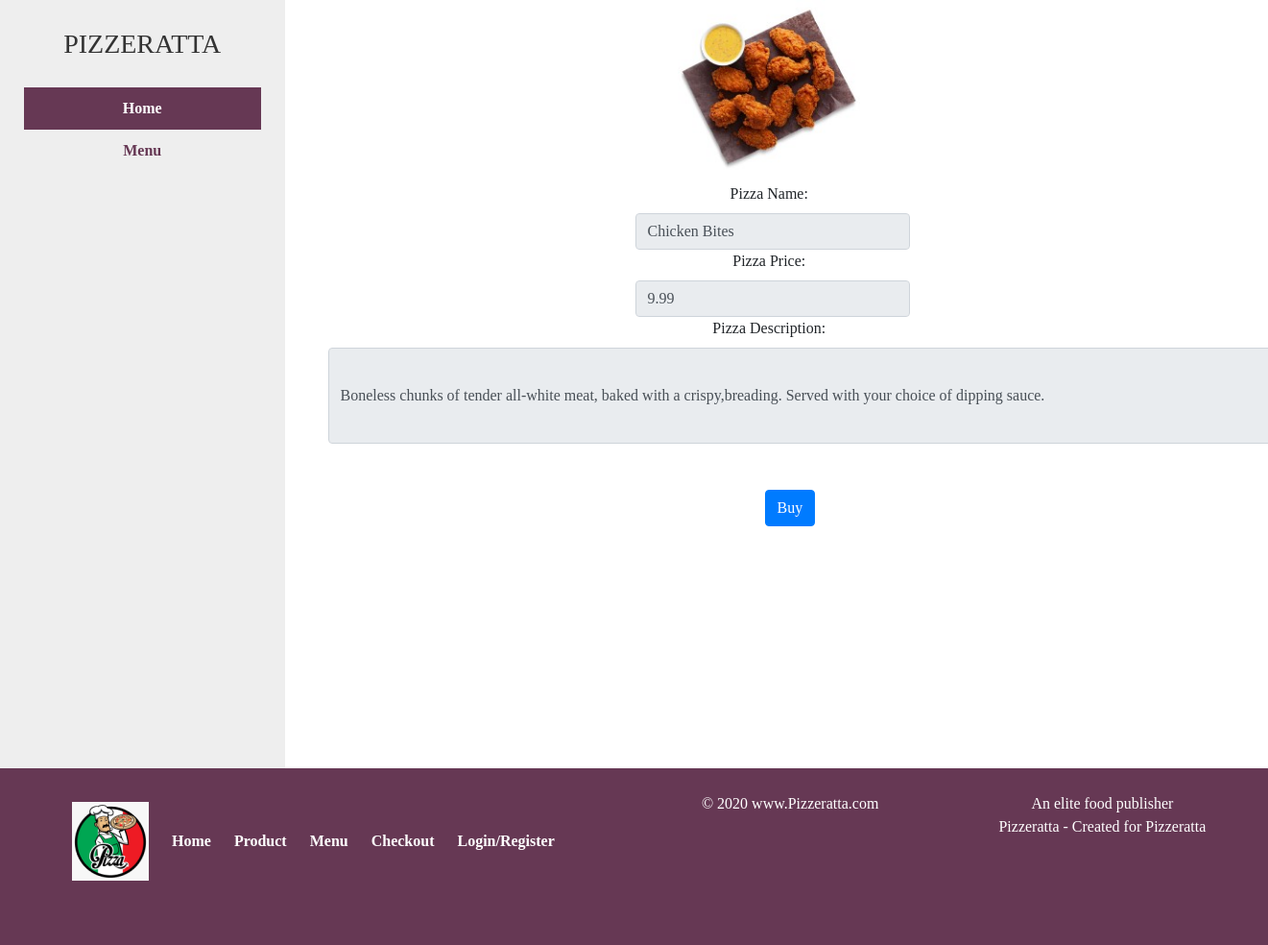
Page /detail.php?id=14 on the committed database.
### tables this page shows
CREATE TABLE `products` (
  `id` int(30) NOT NULL,
  `product_name` varchar(50) NOT NULL,
  `price` double NOT NULL,
  `description` varchar(400) NOT NULL,
  `image` varchar(30) NOT NULL
);

### detail.php (the view, shortened to what this page needs)
<!DOCTYPE html>
<?php
    require('mysqli_connect.php');
	if(isset($_GET['id'])) {
		$pid = '';
        $pizza_name = '';
        $pizza_price = '';
        $pizza_img = '';
        $pizza_desc= '';
		$pid = $_GET['id'];
        $q = "SELECT * FROM store.products WHERE id = $pid";
		$r = mysqli_query($dbc, $q);
		$db_form_query_results = mysqli_fetch_array($r);
		$pizza_name = $db_form_query_results['product_name'];
		$pizza_price = $db_form_query_results['price'];
        $pizza_desc = $db_form_query_results['description'];
		$pizza_img = $db_form_query_results['image'];
	}
 ?>
<html>
<head>
    <link href="style/bootstrap.min.css" rel="stylesheet">
    <link type="text/css" rel="stylesheet" href="style/main.css" />
</head>
<body>
    <main class="container1" style="max-width:100%; width:100%;">
        <div class="row w-100">
            <div class="col-md-3">
               <header>
            <A href="index.php" class="logo">PIZZERATTA</A>
            <section class="nav mt-4">
                <nav class="w-100">
                    <ul>
                        <li class="active"><a href="index.php">Home</a></li>
                        <li><a href="store.php">Menu</a></li>
                    </ul>
                </nav>
            </section>
        </header>
                 </div>
            <div class="col-md-9">
               <main class="middle">
        <div class=" text-center">
            <div class='img_disp' style=" height: 20%; width: 100%; ">
                <img src="<?php echo $pizza_img; ?>" style=" height: 20%; width: 20%;">
            </div>
            <label class="control-label col-sm-4" >Pizza Name:</label>
            <div class="col-sm-4">
                <input type="text" style="margin-left:320px;" class="form-control" value="<?php echo $pizza_name; ?>" disabled="disabled">
            </div>
            <div>
                <label class="control-label col-sm-4">Pizza Price:</label>
                <div class="col-sm-4">
                    <input type="text" style="margin-left:320px;" class="form-control" value="<?php echo $pizza_price; ?>" disabled="disabled">
                </div>
                <div>
                    <label class="control-label col-sm-4">Pizza Description:</label>
                    <div class="col-sm-10">
                        <input type="text" style="height:100px;width:1000px" class="form-control" value="<?php echo $pizza_desc; ?>" disabled="disabled">
                    </div>
                </div>
            </div>
            <br>
            <div class='confirmation col-sm-12'>
                <br>
                <div class='form'>
                    <form class="form-horizontal" action='checkout.php?id="<?php echo $pid; ?>"' method='post' value="<?php echo $pid; ?>">
                        <div class="form-group">
                            <div class="col-sm-offset-2 col-sm-6">
                                <button type="submit" class="btn btn-primary" name="submit" style="margin-left:440px;">Buy</button>
                                            </div>
                    </form>
                </div>
            </div>
        </div>
        </main>
            </div>
        </div>
    </main>
 <footer class="footer">
        <div class="row">
            <div class="col-md-6">
                <nav>
                    <ul>
                        <li>
                            <h5 class="mb-3 mt-0"><a class="logo" href="index.html"><img src="images/logo21.png" alt="Pizza"></a></h5>
                        </li>
                        <li><a href="index.php">Home</a></li>
                        <li><a href="product.php">Product</a></li>
                        <li><a href="store.php">Menu</a></li>
                        <li><a href="checkout.php">Checkout</a></li>
                        <li><a href="login.php">Login/Register</a></li>
                    </ul>
                </nav>
            </div>
            <div class="col-md-3">
                &copy; 2020 www.Pizzeratta.com
            </div>
            <div class="col-md-3">
                An elite food publisher<br>
                <span>Pizzeratta - Created for Pizzeratta</span>
            </div>
        </div>
    </footer>
</body>
</html>

### style/main.css (style rules this page uses)
html , body { height: 100%; }
body { font-family: andalus; margin: 0; text-align: center; }
.active { background-color: #717171; }
a { color:#663854; text-decoration: none }
.container1 { text-align: center; min-height: 100%; padding-right:15px; padding-left: 0px; margin-right: auto; margin-left: 0px; }
.add-recpie form,.contact,.flex, .container1 { display: flex; flex-wrap: nowrap;flex-direction: row; }
header { height: 100%; width: 100%; background: #eee; padding: 25px; text-align: center; }
header .logo { font-size: 28px; color:#333 }
nav ul { list-style: none; float: left; }
nav li, nav li a { display:block; font-weight: bolder; }
nav li a { padding:10px; }
nav .active a { color: white; background-color: #663854; }
footer { background: #663854; color:#fff; width:10px; text-align: center; }
.footer { width:auto; }
.footer nav a,.footer nav li { display: inline-block; color:#fff }
.middle { width: 100%; }
.add-recpie,.recpie-details,.contact section, .recpies, .today-menu, article,footer { padding: 25px }
form { width:300px }
section.nav ul { margin: 0; padding: 0; width: 100%; }

### rows in the picture
products: image (picture), product_name "Chicken Bites", price "9.99", description "Boneless chunks of tender all-white meat, baked with a crispy,breading. Served with your choice of dipping sauce."
